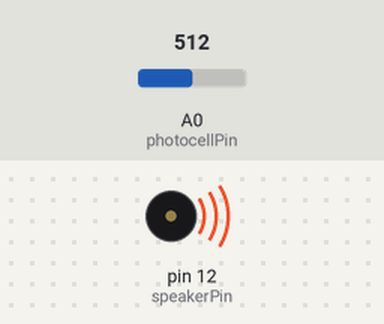
A sketch run on a simulated Arduino Uno, built with avr-gcc and run on an emulated ATmega328P. On the bench: buzzer (waves = sounding). The test bench sets the inputs (shaded band); at power-on: A0 (photocellPin) = 512.

Above: at 0.1 s.
Timing chart, 0 to 1.6 s (numbered marks = the images above):
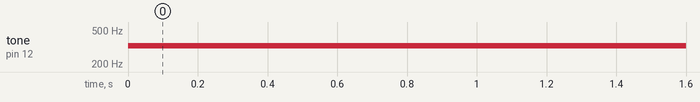

Measured:
- by itself, tone on pin 12 (speakerPin): silent → 328 Hz at 0.00 s

The sketch:

theremin.ino
```cpp
/*
Adafruit Arduino - Lesson 10. Pseudo Thermin
*/

int speakerPin = 12;
int photocellPin = 0;

void setup()
{
}

void loop()
{
  int reading = analogRead(photocellPin);
  int pitch = 200 + reading / 4;
  tone(speakerPin, pitch);
}
/*
The sketch is actually really straightforward.
We simply take an analog reading from A0,
to measure the light intensity.
This value will be in the range of something like 0 to 700.

We add 200 to this raw value,
to make 200 Hz the lowest frequency
and simply add the reading divided by 4 to this value,
to give us a range of around 200Hz to 370Hz.
*/
```
